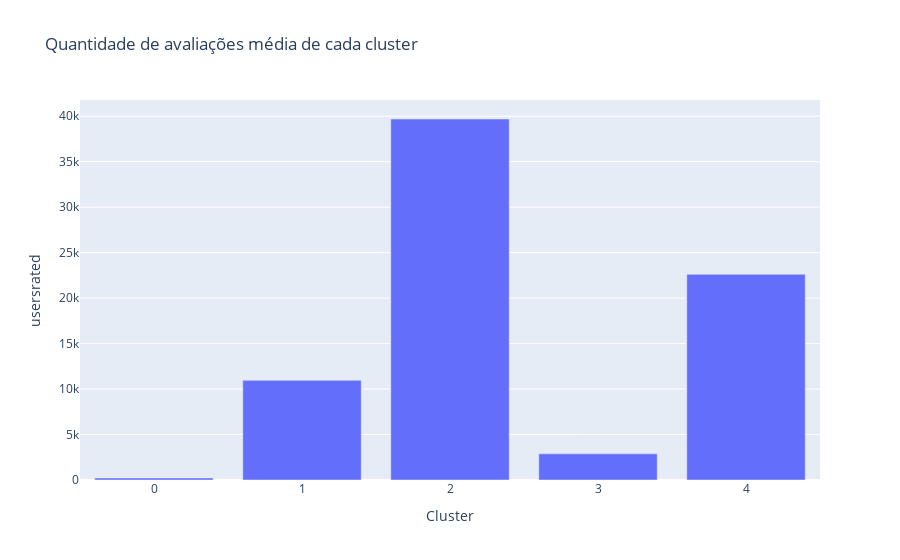

Source (notebook cell):
### Code cell
fig_avaliacoes_cluster = px.bar(agrupamento_cluster, x=agrupamento_cluster.index, y='usersrated', 
                                title='Quantidade de avaliações média de cada cluster')
fig_avaliacoes_cluster.show()

### Figure 1 — Plotly figure (JSON) as saved in the notebook; plotly's stock layout.template omitted (floating-point values rounded to 4 significant figures)
{"data": [{"alignmentgroup": "True", "hovertemplate": "Cluster=%{x}<br>usersrated=%{y}<extra></extra>", "legendgroup": "", "marker": {"color": "#636efa", "pattern": {"shape": ""}}, "name": "", "offsetgroup": "", "orientation": "v", "showlegend": false, "textposition": "auto", "type": "bar", "x": [0, 1, 2, 3, 4], "xaxis": "x", "y": [222.5, 10960.0, 39690.0, 2874.0, 22620.0], "yaxis": "y"}], "layout": {"barmode": "relative", "legend": {"tracegroupgap": 0}, "title": {"text": "Quantidade de avaliações média de cada cluster"}, "xaxis": {"anchor": "y", "domain": [0, 1], "title": {"text": "Cluster"}}, "yaxis": {"anchor": "x", "domain": [0, 1], "title": {"text": "usersrated"}}}}
